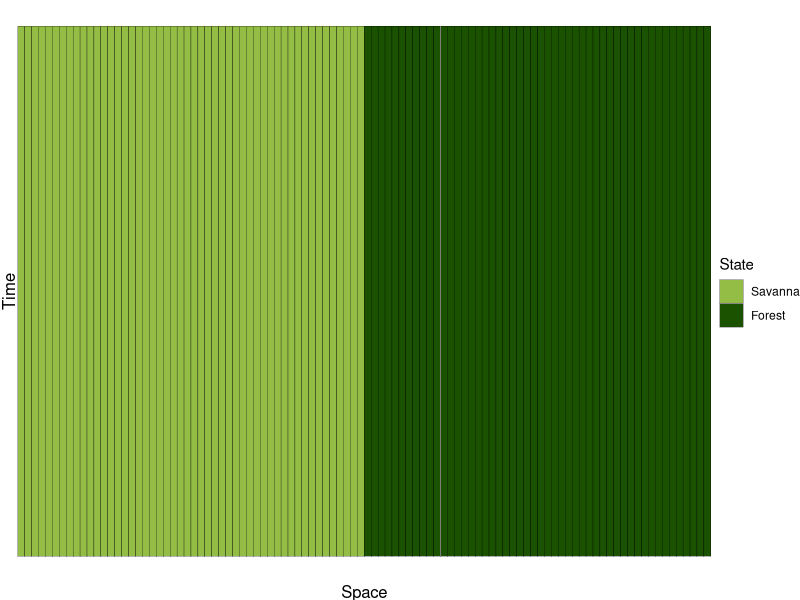
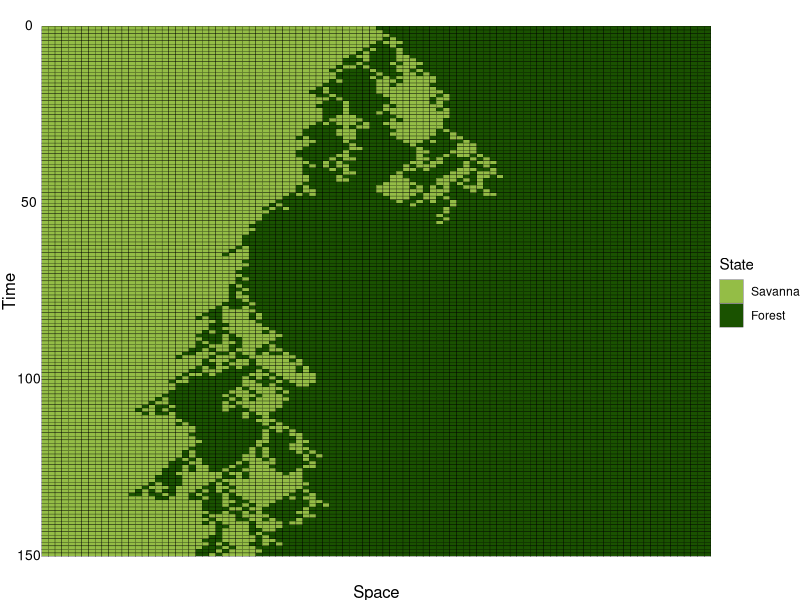

R code for these plots, in order: (Note: this script raises an error after producing the figures.)
#### STEP 1: Basic ecosystem state evolution

## Change in ecosystem state is not depedent on the environment
## Compatbile with all simulations except those where
## environment drives ecosystem state directly

rm(list = ls())

# Number of locations in 1D space
nloc <- 100
# Number of time steps
ntime <- 150

# Set seed for generating initial conditions
set.seed(1)

#### 1. Define ecosystem initial conditions ####

# Create 0s and 1s defining ecosystem state along left-right axis
binary_response <- c(rep(0, times = nloc/2),
                     rep(1, times = nloc/2))

# Plot to show initial state distribution
ggplot2::ggplot() +
  ggplot2::geom_tile(ggplot2::aes(x = factor(1:nloc),
                                  y = 1,
                                  fill = factor(binary_response)),
                     color = 'black') +
  ggplot2::scale_fill_manual(limits = factor(c(0, 1)),
                             values = c('#94bd46', '#1a5200'),
                             name = 'State',
                             labels = c('Savanna', 'Forest')) +
  ggplot2::xlab('Space') + ggplot2::ylab('Time') +
  ggplot2::theme_void() +
  ggplot2::theme(axis.title = ggplot2::element_text(size = 12),
                 axis.title.y = ggplot2::element_text(angle = 90))

#### 2. Process evolution ####

# Initialize matrix
sim_binary <- matrix(, nrow = ntime,
                     ncol = nloc)
sim_binary[1,] <- binary_response

# Reset seed
set.seed(21)

# Loop over each row (time step) after initial conditions
for(i in 2:ntime){
  # Loop over each column (location)
  for(j in 1:nloc){
    # Take adjacent locations from the previous time step,
    # accounting for edges at j = 1 and j = nloc
    if(j == 1) prev <- sim_binary[i-1,c(j,j+1)]
    if(!(j %in% c(1, nloc))) prev <- sim_binary[i-1,c(j-1,j,j+1)]
    if(j == nloc) prev <- sim_binary[i-1,c(j-1,j)]
    
    # Determine current ecosystem state
    if(length(unique(prev)) == 1){
      # If all adjacent cells are 0, then new step is 0
      if(unique(prev) == 0) curr <- 0
      # If all adjacent cells are 1, then new step is 1
      if(unique(prev) == 1) curr <- 1
    }
    
    # If adjacent cells are a mix then the new step is a 50/50 chance
    # of staying the same state vs switching
    if(length(unique(prev)) > 1) curr <- sample(x = c(0, 1), size = 1)
    
    # Update the matrix
    sim_binary[i,j] <- curr
  }
}

#### 3. Formatting & visualization ####

# Melt matrix
sim_binary_df <- reshape2::melt(sim_binary)

# Add column names
colnames(sim_binary_df) <- c('time', 'space', 'value')

# Plot change over time
sim_binary_df |>
  ggplot2::ggplot() +
  ggplot2::geom_tile(ggplot2::aes(x = factor(space),
                                  y = time,
                                  fill = factor(value)),
                     color = 'black') +
  ggplot2::scale_fill_manual(limits = factor(c(0, 1)),
                             values = c('#94bd46', '#1a5200'),
                             name = 'State',
                             labels = c('Savanna', 'Forest')) +
  ggplot2::scale_y_reverse() +
  ggplot2::xlab('Space') + ggplot2::ylab('Time') +
  ggplot2::theme_void() +
  ggplot2::theme(axis.title = ggplot2::element_text(size = 12),
                 axis.title.y = ggplot2::element_text(angle = 90),
                 axis.text.y = ggplot2::element_text(size = 10))

nforest <- length(which(dplyr::filter(sim_binary_df, time == ntime)$value == 1)) / nloc * 100
nsavanna <- 100 - nforest
paste0(nforest, '% forest and ', nsavanna, '% savanna')

#### 4. Save ####

# Save to use for changing stem density over time
save(sim_binary, file = 'out/simulation/state_change_ind.RData')
